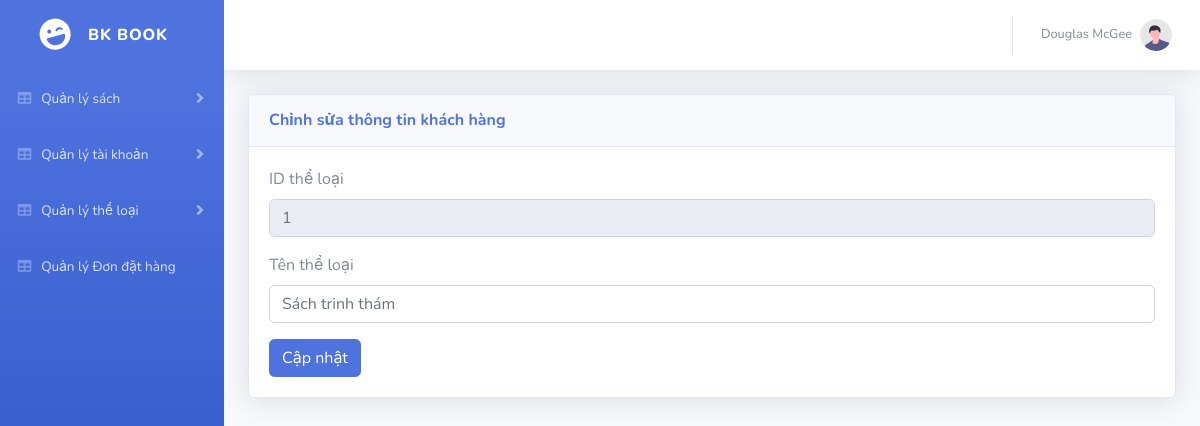
/apps/admin/index.php?action=Admin&act=editcategory&id=1, run on an earlier commit of the app's database.
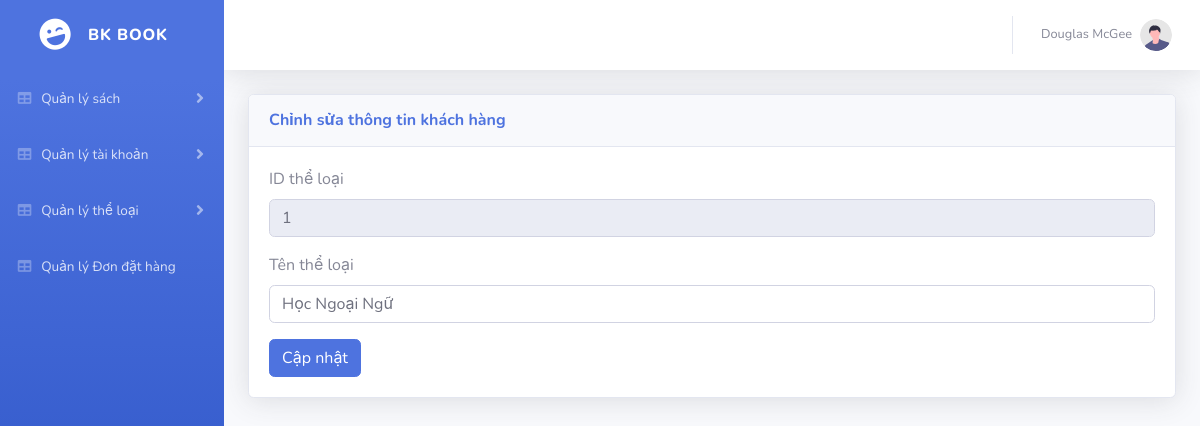
And on a later commit of the database.
### tables this page shows
CREATE TABLE `book_category` (
  `id` int(11) NOT NULL,
  `category_name` varchar(255) DEFAULT NULL
);

### apps/admin/Model/connection.php (called while the page is built, shortened)
<?php
    class Connection{
        function __construct()
        {
            $severname ="localhost";
            $username ="root";
            $password ="";
            $db_name ="bkstore";
            $this->conn = new mysqli($severname,$username,$password,$db_name);
        }
    }
?>

### apps/admin/Model/model.php (called while the page is built, shortened)
<?php
    require_once('connection.php');
    class Model {
        function __construct()
        {
            $conn_obj = new Connection();
            $this->conn = $conn_obj->conn;
        }
    }
?>

### apps/admin/Model/admin.php (called while the page is built, shortened)
<?php
require_once('model.php');
class Admin extends Model{
    public function getSingleCategory($id) {
        $query = "SELECT * FROM book_category WHERE id = $id";
        $result = $this->conn->query($query);
        return $result->fetch_assoc();
    }
}
?>

### apps/admin/view/EditCategory.php (the view, shortened to what this page needs)
<div class="container-fluid">
                        <?php
                            $id = $_GET['id'];
                            $ad = new Admin();
                            $category = $ad->getSingleCategory($id);
                        ?>
                        <div class="card shadow mb-4">
                                <div class="card-header py-3">
                                    <h6 class="m-0 font-weight-bold text-primary">Chỉnh sửa thông tin khách hàng</h6>
                                </div>
                                <div class="card-body">
                                    <form action="index.php?action=Product&act=updateCtg" method="POST" role="form" enctype="multipart/form-data">
                                        <div class="form-group">
                                            <label for="">ID thể loại</label>
                                            <input type="text" class="form-control" id="" placeholder="" name="id" value="<?php echo $category['id'] ?>" required readonly>
                                        </div>
                                        <div class="form-group">
                                            <label for="">Tên thể loại</label>
                                            <input type="text" class="form-control" id="" placeholder="" name="name" value="<?php echo $category['category_name'] ?>">
                                        </div>
                                        <button type="submit" class="btn btn-primary">Cập nhật</button>
                                    </form>
                                </div>
                        </div>
                    </div>

What changed in the data, as far as the page shows it:
changed book_category id 1: name "Sách trinh thám" → "Học Ngoại Ngữ"
